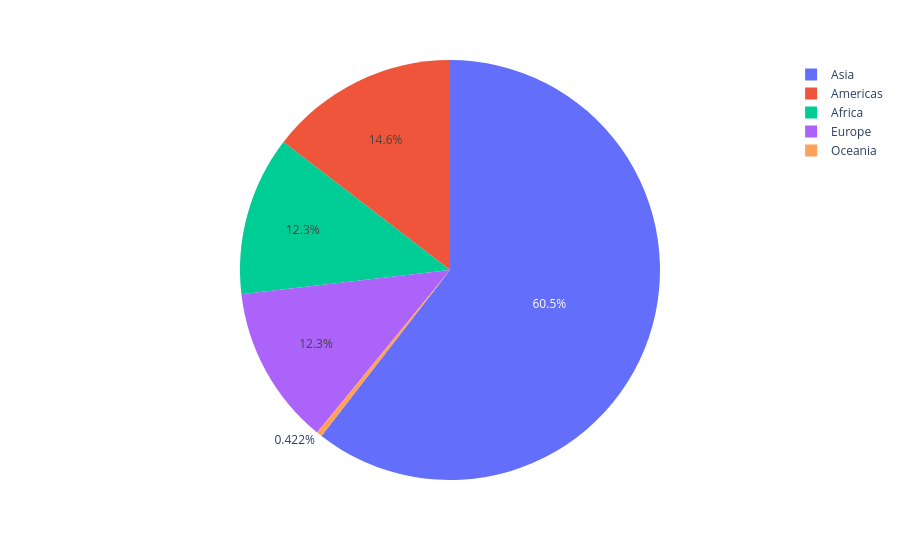

This figure's notebook cell:
### Code cell
px.pie(df,values='pop', names='continent').show()

### Figure 1 — Plotly figure (JSON) as saved in the notebook; plotly's stock layout.template omitted (floating-point values rounded to 4 significant figures; data arrays with more than 128 entries replaced by an {"elided": "..."} marker saying what was removed)
{"data": [{"domain": {"x": [0, 1], "y": [0, 1]}, "hovertemplate": "continent=%{label}<br>pop=%{value}<extra></extra>", "labels": {"elided": "1704 str values"}, "legendgroup": "", "name": "", "showlegend": true, "type": "pie", "values": {"elided": "1704 int values"}}], "layout": {"legend": {"tracegroupgap": 0}, "margin": {"t": 60}}}
